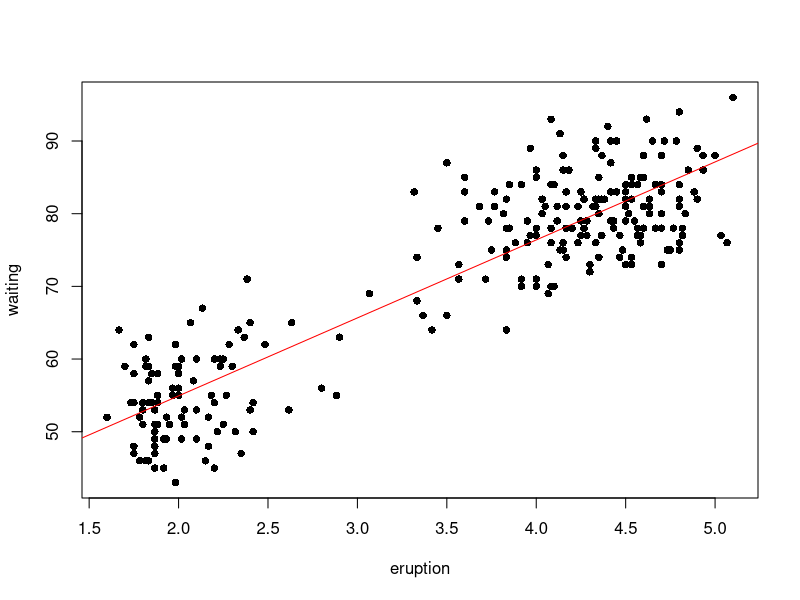

This figure's R source:
## Load library datasets to load the Old Faithful datasets
library(datasets)

## plot the old faithful database 
plot(faithful$eruptions, faithful$waiting, xlab="eruption", ylab="waiting", pch=16)

##fit a linear model to the data, to tell us given the size of an eruption, how long we should have waited
fit.lm = lm(faithful$waiting ~ faithful$eruptions)
##plot a line on our graph based on our linear model (line of best fit)
abline(fit.lm,col="red")
##run the 
names(fit.lm)
